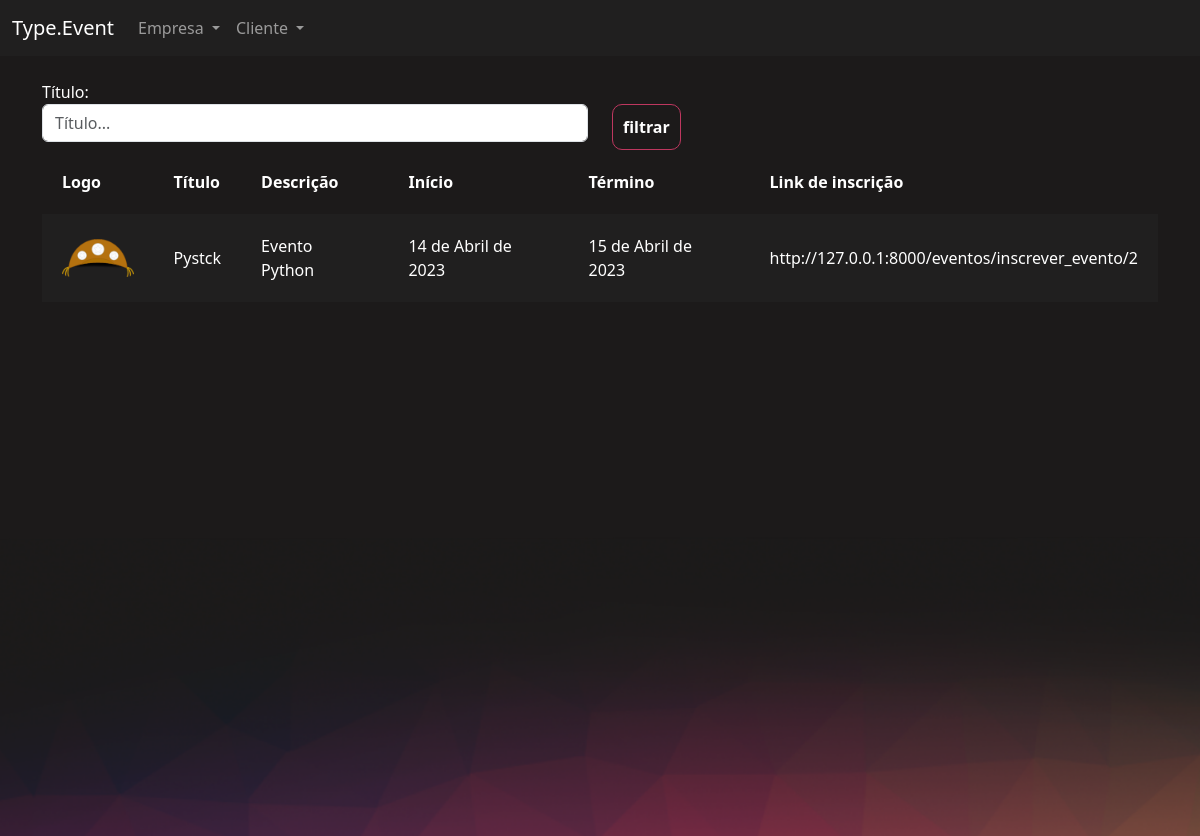
The app's page /eventos/gerenciar_evento (signed in) with its own data.
### eventos/models.py (models this page shows, shortened)
class Evento(models.Model):
    criador = models.ForeignKey(User, on_delete=models.DO_NOTHING)
    nome = models.CharField(max_length=200)
    descricao = models.TextField()
    data_inicio = models.DateField()
    data_termino = models.DateField()
    carga_horaria = models.IntegerField()
    logo = models.ImageField(upload_to="logos")
    participantes = models.ManyToManyField(User,related_name="evento_participante", null=True, blank=True)
    cor_principal = models.CharField(max_length=7)
    cor_secundaria = models.CharField(max_length=7)
    cor_fundo = models.CharField(max_length=7)

### eventos/views.py (the view)
# urls.py: path('gerenciar_evento', views.gerenciar_evento, name="gerenciar_evento"),
@login_required
def gerenciar_evento(request):
    if request.method == "GET":
        nome = request.GET.get('nome')
        eventos = Evento.objects.filter(criador=request.user)
        if nome:
            eventos = eventos.filter(nome__contains=nome)
        return render(request, 'gerenciar_evento.html', {'eventos': eventos})

### eventos/templates/gerenciar_evento.html (shortened to what this page needs)
{% extends "bases/base_evento.html" %}
{% load static %}
{% block 'importacoes' %}
    <link href="{% static 'evento/css/gerenciar_evento.css' %}" rel="stylesheet">
{% endblock %}
{% block 'conteudo' %}
    <div class="container">
        <br>
        <div class="row">
            <div class="col-md">
                <form action="{% url 'gerenciar_evento' %}" method="GET">
                <label>Título:</label>
                <input type="text" placeholder="Título..." class="form-control" name="nome">
            </div>
            <div class="col-md">
                <br>
                <input type="submit" class="btn-principal" value="filtrar">
            </div>
        </div>
        <table>
            <tr>
                <th>Logo</th>
                <th>Título</th>
                <th>Descrição</th>
                <th>Início</th>
                <th>Término</th>
                <th>Link de inscrição</th>
            </tr>
            {% for evento in eventos %}
                <tr class="{% cycle 'linha' 'linha2' %}">
                    <td width="10%"><a href="{% url 'participantes_evento'  evento.id %}"><img width="100%" src="/media/{{evento.logo}}"></a></td>
                    <td>{{evento.nome}}</td>
                    <td>{{evento.descricao}}</td>
                    <td>{{evento.data_inicio}}</td>
                    <td>{{evento.data_termino}}</td>
                    <td>http://127.0.0.1:8000/eventos/inscrever_evento/{{evento.id}}</td>
                </tr>
            {% endfor %}
        </table>
    </div>
{% endblock %}

### templates/static/geral/css/base.css (style rules this page uses)
body { color: white !important; }
:root { --main-color: #201F1F; --dark-color: #1C1A1A; --contrast-color: #BE375F; --differential-color: #ED8554; }

### templates/static/evento/css/gerenciar_evento.css (style rules this page uses)
table { width: 100%; padding: 20px; }
.linha { height: 40px; background-color: var(--main-color); padding: 20px; }
td, th { padding: 20px; }

### templates/static/evento/css/evento.css (style rules this page uses)
body { background-color: #1C1A1A; }

### templates/static/usuarios/css/usuarios.css (style rules this page uses)
.btn-principal { background-color: transparent; border: 1px solid var(--contrast-color); color: white; padding: 10px; border-radius: 10px; font-weight: bold; }

### records on screen
Evento: logo (picture), nome "Pystck", descricao "Evento Python", data_inicio "14 de Abril de 2023", data_termino "15 de Abril de 2023", id "2"
